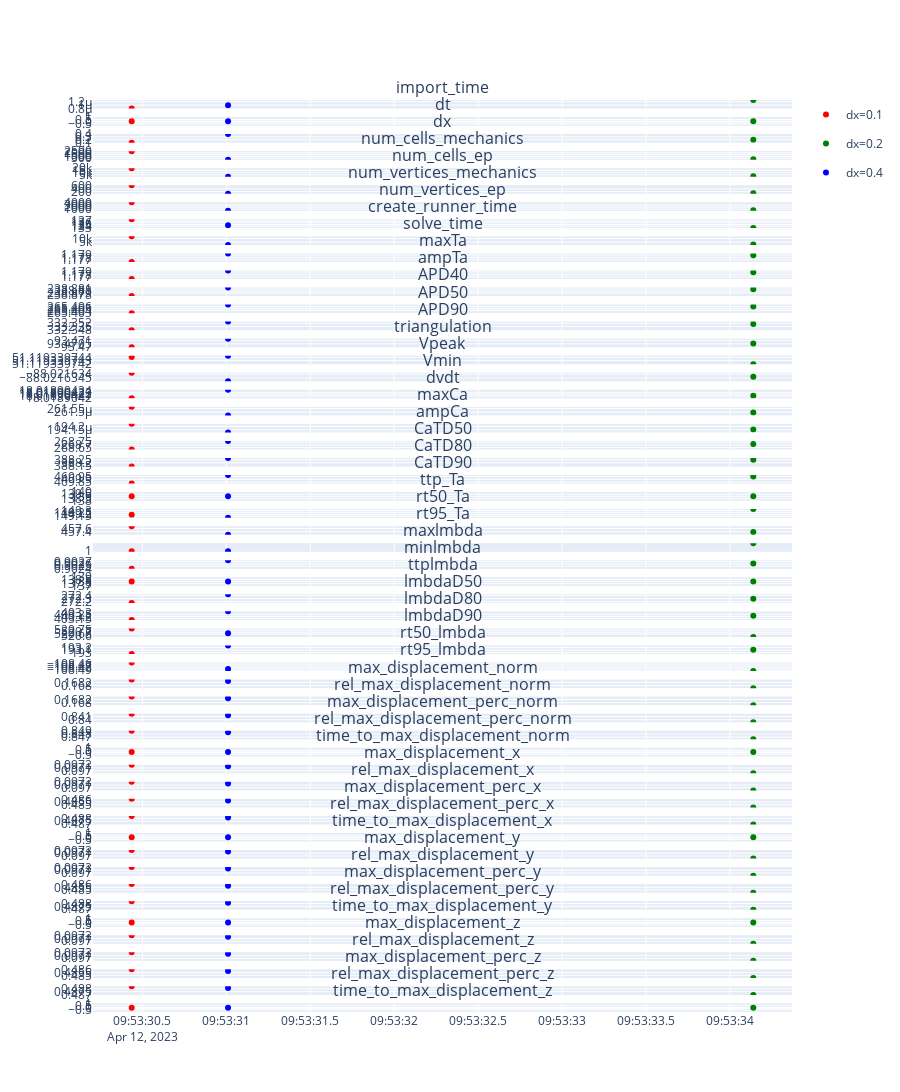

Here is the notebook cell this chart was saved with:
### Code cell
columns = [c for c in df.columns if c not in ["timestamp", "simcardems_version", "sha"]]
git_hash = df["sha"]
versions = df["simcardems_version"]
dxs = df["dx"].unique()
dates = [t.date() for t in df["timestamp"]]


    
fig = make_subplots(rows=len(columns), cols=1, subplot_titles=columns, shared_xaxes=True)

yranges = []
colors = ['red', 'green', 'blue']
for color, dx in zip(colors, sorted(dxs)):
    df_dx = df[df["dx"] == dx]
    df_dx.sort_values(by='timestamp')
    
    git_hash = df_dx["sha"]
    versions = df_dx["simcardems_version"]
    dates = [t.date() for t in df_dx["timestamp"]]
    
    text = []
    for h,v, t in zip(git_hash, versions, dates):
        text.append("\n".join([
            f"<br>Git Hash: {h}</br>",
            f"<br>Version: {v}</br>",
            f"<br>Timestamp {t}</br>",
        ]))
 
    for i, c in enumerate(columns):
    
            
    
        row = i + 1
        col = 1
        showlegend=i==0
        fig.add_trace(
            go.Scatter(
                x=df_dx["timestamp"], 
                y=df_dx[c], 
                text=text, 
                hovertemplate="%{text}", 
                name=f"dx={dx}", 
                legendgroup=str(dx),
                showlegend=i==0,
                mode="markers",
                marker_color=color
            ),
            row=row, col=col
        )
        fig.update_yaxes(row=row, col=col)

fig.update_layout(
    height=5000,
    showlegend=True
)
fig.show()
